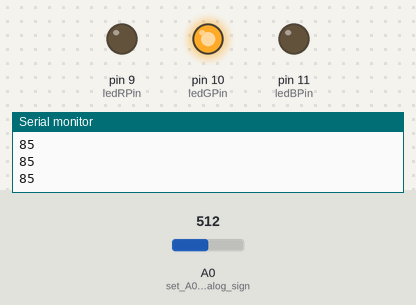
The sketch below on a simulated Arduino Uno, built with avr-gcc and run on an emulated ATmega328P. Shown: output pins drawn as LEDs (lit = HIGH), the last lines printed to the serial monitor. The inputs (shaded band) are chosen by the test bench; at power-on: A0 (set_A0_pin_to_analog_sign) = 512.

Above: at 1.2 s.
1.3 s: A0 (set_A0_pin_to_analog_sign) set to 684
2.8 s: A0 (set_A0_pin_to_analog_sign) set to 713
At 3.1 s:
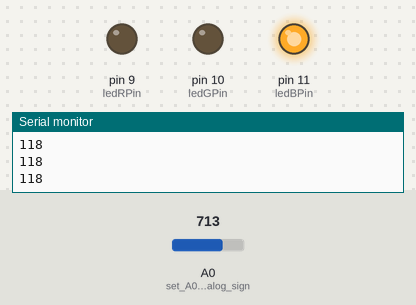
4.3 s: A0 (set_A0_pin_to_analog_sign) set to 744
At 5.4 s:
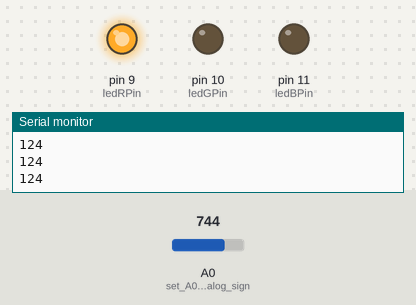
5.8 s: A0 (set_A0_pin_to_analog_sign) set to 716
At 6.7 s:
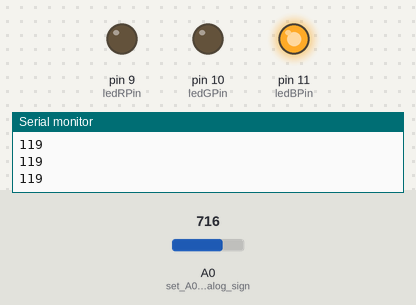
7.3 s: A0 (set_A0_pin_to_analog_sign) set to 900
At 7.7 s:
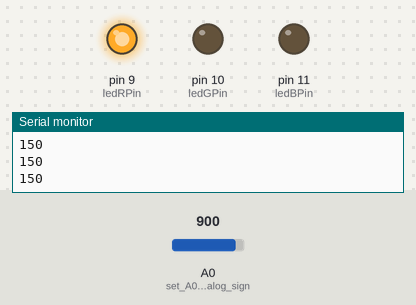
Timing chart, 0 to 9.8 s (numbered marks = the images above; inputs shaded):
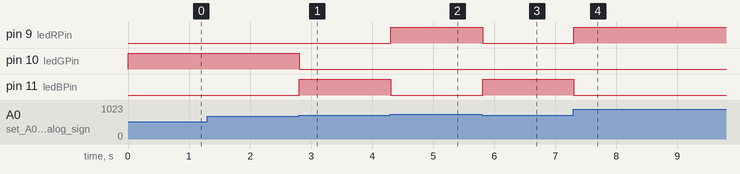

Measured:
- the behaviour switches between 695 and 696 on A0 (set_A0_pin_to_analog_sign) (found by bisection; images 0 and 1)
- the behaviour switches between 725 and 726 on A0 (set_A0_pin_to_analog_sign) (found by bisection; images 1 and 2)
- after the input at 2.8 s, pin 10 (ledGPin): HIGH → LOW at once; pin 11 (ledBPin): LOW → HIGH at once
- after the input at 4.3 s, pin 9 (ledRPin): LOW → HIGH at once; pin 11 (ledBPin): HIGH → LOW at once
- after the input at 5.8 s, pin 9 (ledRPin): HIGH → LOW at once; pin 11 (ledBPin): LOW → HIGH at once
- after the input at 7.3 s, pin 9 (ledRPin): LOW → HIGH at once; pin 11 (ledBPin): HIGH → LOW at once

The sketch:

Water-Level-Arduino.ino
```cpp
int ledRPin = 9;
int ledGPin = 10;
int ledBPin = 11;
void setup(){
  pinMode(A0, INPUT); //set A0 pin to analog signal water depth detector
  Serial.begin(9600); //start the serial console
}
void loop(){
//  read from water detector
  int v = (int)((analogRead(A0)*100.0/600.0));
//  printing value from detector
  Serial.println(v);
//  conditions from smallest to largest value
  if(v < 115){
     analogWrite(ledRPin, 0);
     analogWrite(ledGPin, 255);
     analogWrite(ledBPin, 0);
  }
  if(v > 115 && v < 120){
    analogWrite(ledRPin, 0);
    analogWrite(ledGPin, 0);
    analogWrite(ledBPin, 255);
  }
  if(v > 120){
    analogWrite(ledRPin, 255);
    analogWrite(ledGPin, 0);
    analogWrite(ledBPin, 0);
  }
}
```
